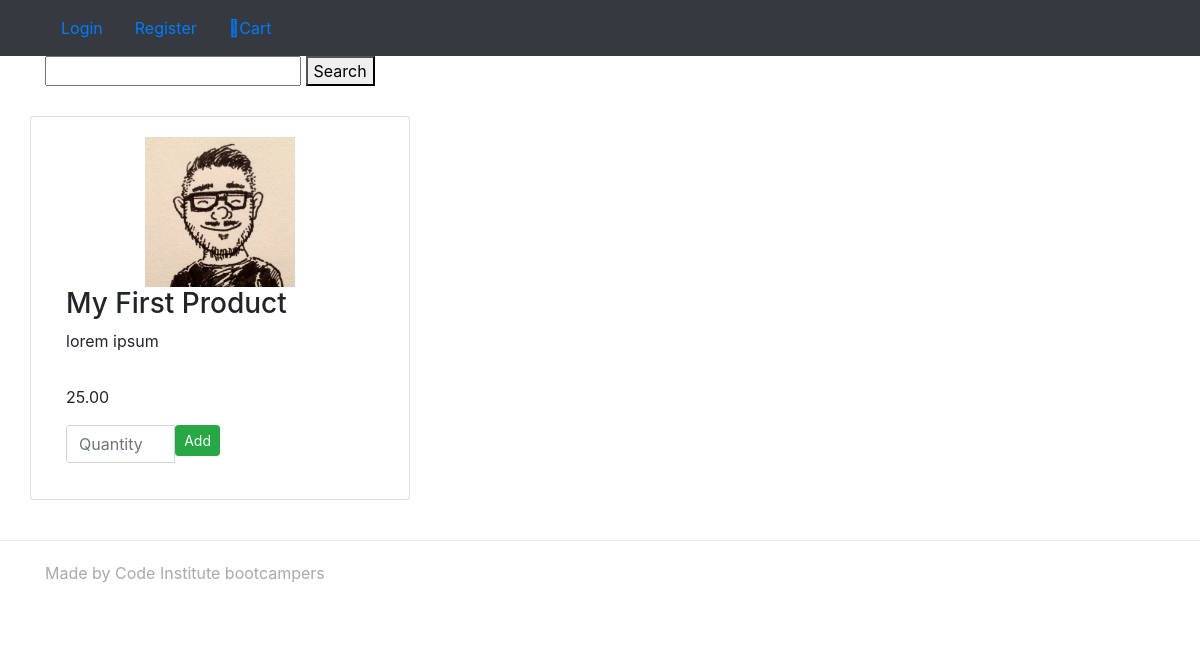
/, run on an earlier commit of the app's database.
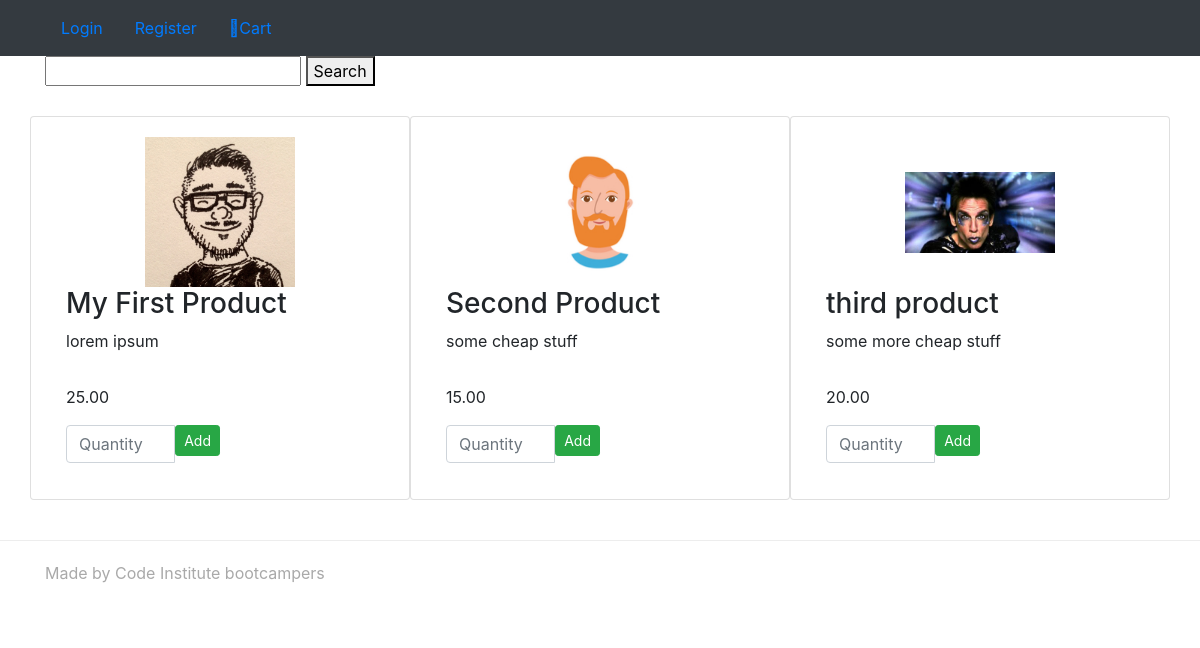
And on a later commit of the database.
### products/models.py (models this page shows, shortened)
class Product(models.Model):
    name = models.CharField(max_length=254, default="")
    description = models.TextField()
    price = models.DecimalField(max_digits=6, decimal_places=2)
    image = models.ImageField(upload_to='images')

### products/views.py (the view)
# urls.py: url(r'^$', all_products, name='index'),
def all_products(request):
    products = Product.objects.all()
    return render(request, "products.html", {"products": products})

### cart/contexts.py (called while the page is built)
def cart_contents(request):
    cart = request.session.get('cart', {})
    cart_items = []
    total = 0
    product_count = 0
    for id, quantity in cart.items():
        product = get_object_or_404(Product, pk=id)
        total += quantity * product.price
        product_count += quantity
        cart_items.append({'id': id, 'quantity': quantity, 'product': product})
    return {'cart_items': cart_items, 'total': total, 'product_count': product_count}

### products/templates/products.html (shortened to what this page needs)
{% extends 'base.html' %} {% block content %}
<div class="row row-flex">
    {% for product in products %}
    <div class="col-10 col-offset-1 col-md-6 col-lg-4 card">
        <div class="card-body">
            <div class="product" style="background-image: url('{{ MEDIA_URL }}{{ product.image }}')"></div>
            <h3>{{ product.name }}</h3>
            <p class="product-description">{{ product.description }}</p>
            <p>{{ product.price }}</p>
            <form method="POST" action="{% url 'add_to_cart' product.id %}">
            <div class="input-group">
                <input type="number" name="quantity" min="1" max="999" class="form-control" placeholder="Quantity">
                <span class="input-group-btn">
                    <button class="btn btn-sm btn-success" type="submit">Add</button>
                </span>
            </div>
            </form>
        </div>
    </div>
    {% endfor %}
    </div>
    {% endblock %}

### templates/base.html (shortened to what this page needs)
{% load staticfiles %}
<html>
<head>
    <link rel="stylesheet" href="{% static 'css/style.css' %}" type="text/css" />
    <link rel="stylesheet" href="{% static 'font-awesome/css/fontawesome.min.css' %}">
    <link rel="stylesheet" href="https://maxcdn.bootstrapcdn.com/bootstrap/4.0.0/css/bootstrap.min.css">
</head>
<body>
    <nav class="navbar navbar-dark bg-dark">
        <div class="container">
            <ul class="nav nav-pills">
                {% if user.is_authenticated %}
                <li class="nav-item"><a class="nav-link" href="{% url 'profile' %}">Profile</a></li>
                <li class="nav-item"><a class="nav-link" href="{% url 'logout' %}">Logout</a></li>
                {% else %}
                <li class="nav-item"><a class="nav-link" href="{% url 'login' %}">Login</a></li>
                <li class="nav-item"><a class="nav-link" href="{% url 'registration' %}">Register</a></li>
                {% endif %}
                <li class="nav-item">
                    <a class="nav-link" href="{% url 'view_cart' %}">
                <i class="fas fa-shopping-cart"></i>Cart
            </a>
                </li>
            </ul>
        </div>
    </nav>
    <div class="container">
        <div class="display">
            <form action="{% url 'search' %}" method="get">
                <input type="text" name="q">
                <button type="search">Search</button>
            </form>
        </div>
        {% block content %} {% endblock %}
    </div>
    <footer>
        <div class="container">
            <p>Made by Code Institute bootcampers</p>
        </div>
    </footer>
</body>
</html>

### static/css/style.css (style rules this page uses)
form { width: 50%; }
body { font-family: Arial; }
footer { margin-top: 40px; padding-top: 20px; padding-bottom: 20px; border-top: 1px solid #ededed; color: #A9A9A9; }
.product { background-size: contain; background-position: center center; background-repeat: no-repeat; width: 150px; height: 150px; margin: 0 auto; }
.row.row-flex { display: flex; flex-wrap: wrap; margin-top: 30px; }
.product-description { min-height: 40px; }

What changed in the data, as far as the page shows it:
added Product: image (picture), name "Second Product", description "some cheap stuff", price "15.00"
added Product: image (picture), name "third product", description "some more cheap stuff", price "20.00"
